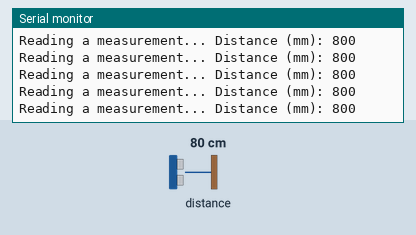
Simulated run of this sketch. Board: Arduino Uno, built with avr-gcc and run on an emulated ATmega328P. Parts: the last lines printed to the serial monitor. Inputs (shaded band) come from the test bench; at power-on: distance to the obstacle 80 cm.

Above: at 1.2 s.
1.3 s: distance to the obstacle set to 250 cm
At 1.46 s:
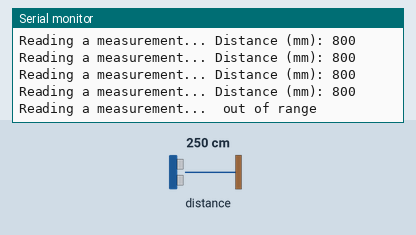
3.2 s: distance to the obstacle set to 2 cm
At 3.2 s:
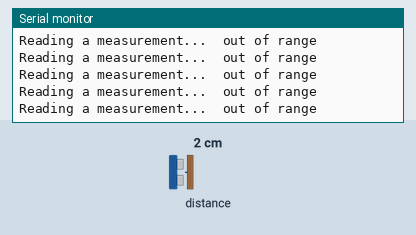

Measured:
- after the input at 1.3 s, the serial monitor: prints a new line at once (image 1)

The sketch:

vl53l0x_example.ino
```cpp
#include "Adafruit_VL53L0X.h"

Adafruit_VL53L0X lox = Adafruit_VL53L0X();

void setup() {
  Serial.begin(115200);

  // wait until serial port opens for native USB devices
  while (! Serial) {
    delay(1);
  }

  sensor_init();
}

void sensor_init(){
  Serial.println("Adafruit VL53L0X test");
  if (!lox.begin()) {
    Serial.println(F("Failed to boot VL53L0X"));
    while(1);
  }
  // power
  Serial.println(F("VL53L0X API Simple Ranging example\n\n"));
}

void loop() {

  sensor_measure();
  delay(100);
}

void sensor_measure(){
  VL53L0X_RangingMeasurementData_t measure;

  Serial.print("Reading a measurement... ");
  lox.rangingTest(&measure, false); // pass in 'true' to get debug data printout!

  if (measure.RangeStatus != 4) {  // phase failures have incorrect data
    Serial.print("Distance (mm): "); Serial.println(measure.RangeMilliMeter);
  } else {
    Serial.println(" out of range ");
  }
}
```
